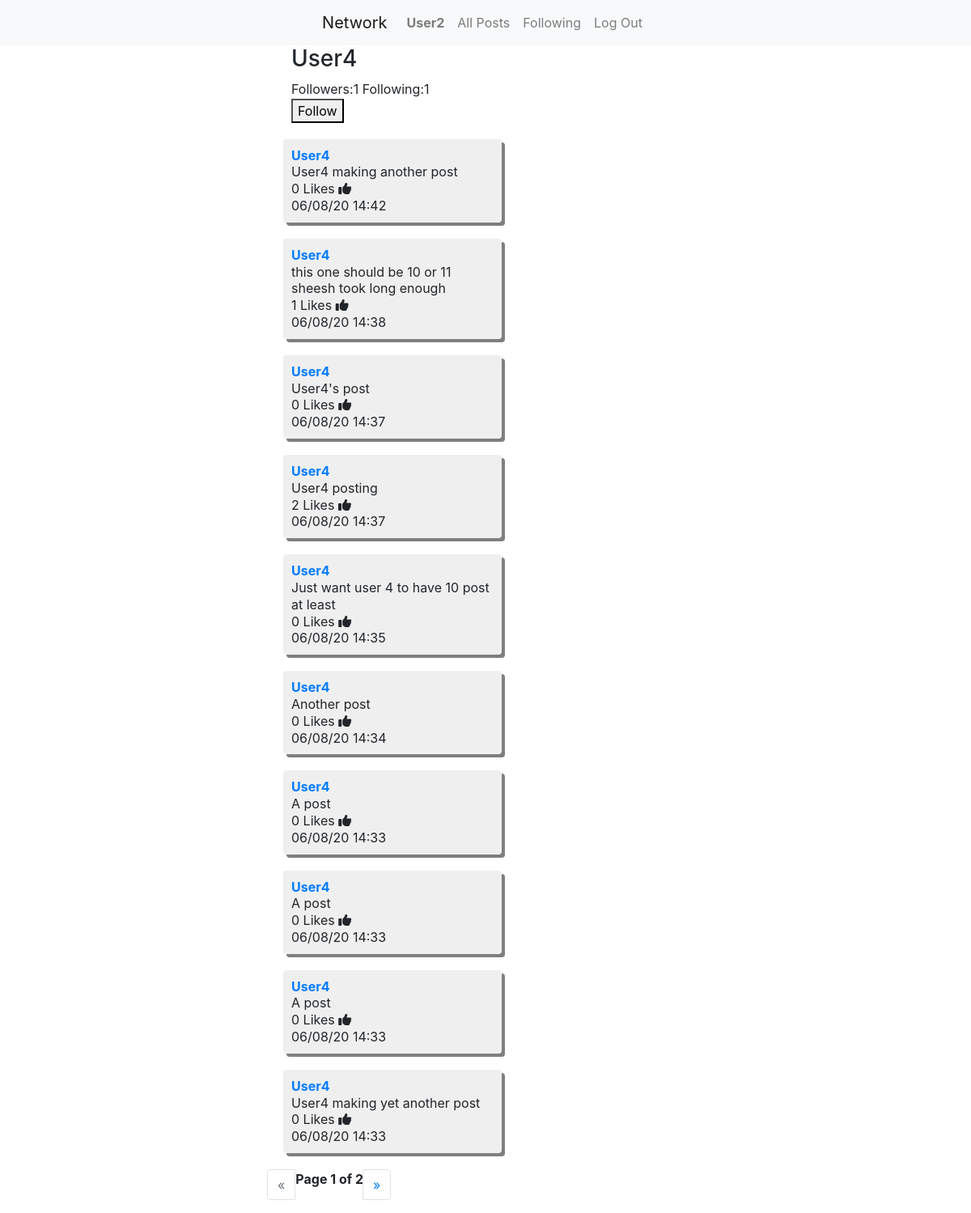
The page /User4 (signed in) on the database its author committed.
### network/models.py (models this page shows, shortened)
class User(AbstractUser):
    pass

class Post(models.Model):
    user = models.ForeignKey(User, on_delete=models.CASCADE, related_name="auth")
    post = models.CharField(max_length = 140)
    likes = models.IntegerField(default=0, blank=True, null=True)
    time = models.CharField(max_length = 40, null=True)
    class Meta:
        ordering = ['-time']

### network/views.py (the view, shortened to what this page needs)
# urls.py: path("<str:username>", views.profile, name="profile"),
def profile(request, username):
    username = get_object_or_404(User, username=username)
    current_user = request.user
    current_user_following = username.user_following.filter(user_followed=current_user).exists()
    if current_user == username:
        user_self = True
    else:
        user_self = False
    if current_user_following:
        print(current_user, ' follows ', username, '?: ', current_user_following)
        follow_status = "Unfollow"
    else:
        print(current_user, ' follows ', username, '?: ', current_user_following)
        follow_status = "Follow"
    posts = Post.objects.filter(user_id=username).order_by('-id')
    paginator = Paginator(posts, 10)
    page = request.GET.get('page')
    posts = paginator.get_page(page)
    followers = username.user_following.all().count()
    following = username.user_followed.all().count()
    return render(request, "network/profile.html", {
    "username": username,
    "posts": posts,
    "follow_status": follow_status,
    "followers": followers,
    "following": following,
    "user_self": user_self
    })

### network/templates/network/profile.html (shortened to what this page needs)
{% extends "network/layout.html" %}
{% block body %}
{% if user.is_authenticated %}
<div class="top">
  <h3>{{ username }}</h3>
  Followers:{{ followers }}
  Following:{{ following }}
  {% if user_self == True %}
  <form class="follow" action="" method="post">
    <button type="submit" name="button"disabled>Follow</button>
    <input type="hidden" name="" value="follow_form">
    {% csrf_token %}
  </form>
  {% elif user_self == False %}
  <form class="follow" action="" method="post">
    <button type="submit" name="button">{{ follow_status }}</button>
  </form>
    {% endif %}
</div>
<div class="container">
  <div class="row justify-content-center">
    <div class="col-md-6">
      {% for post in posts %}
      <div class="post">
        <a href="{% url 'profile' username=post.user %}"><strong>{{ post.user }}</strong></a>
        <br>
        <div class="post-text"name=post>
          {{ post.post }}
          <br>
        </div>
        <div class="like">
          {{ post.likes }} Likes
          <a class="likes fas fa-thumbs-up"id="{{ post.id }}"></a>
        </div>
        {{ post.time }}
        </div>
      {% endfor %}
    </div>
  </div>
</div>
{% endif %}
{% endblock %}

### network/templates/network/layout.html (shortened to what this page needs)
{% load static %}
<!DOCTYPE html>
<html lang="en">
    <head>
        <link rel="stylesheet" href="https://stackpath.bootstrapcdn.com/bootstrap/4.4.1/css/bootstrap.min.css">
        <link href="{% static 'network/styles.css' %}" rel="stylesheet">
    </head>
    <body>
        <nav class="navbar navbar-expand-lg navbar-light bg-light justify-content-center">
            <a class="navbar-brand" href="#">Network</a>
            <div>
              <ul class="navbar-nav mr-auto">
                {% if user.is_authenticated %}
                    <li class="nav-item">
                        <a class="nav-link" href="{{ user.username }}"><strong>{{ user.username }}</strong></a>
                    </li>
                {% endif %}
                <li class="nav-item">
                  <a class="nav-link" href="{% url 'index' %}">All Posts</a>
                </li>
                {% if user.is_authenticated %}
                    <li class="nav-item">
                        <a class="nav-link" href="{% url 'following' %}">Following</a>
                    </li>
                    <li class="nav-item">
                        <a class="nav-link" href="{% url 'logout' %}">Log Out</a>
                    </li>
                {% endif %}
              </ul>
            </div>
          </nav>
        <div class="body">
            {% block body %}
            {% endblock %}
            {% if user.is_authenticated %}
            {% if posts %}
            <div class="container">
              <div class="row justify-content-center">
                <div class="col-md-6">
                  <nav aria-label="Page navigation">
                    <ul class="pagination">
                      {% if posts.has_previous %}
                      <li class="page-item">
                      <a class="page-link " href="?page={{ posts.previous_page_number }}" aria-label="Previous">
                      {% else %}
                      <li class="page-item disabled">
                      <a class="page-link " href="" aria-label="Previous">
                      {% endif %}
                        <span aria-hidden="true">&laquo;</span>
                      </a>
                    </li>
                    <strong>Page {{ posts.number }} of {{ posts.paginator.num_pages }}</strong>
                    {% if posts.has_next %}
                    <li class="page-item">
                      <a class="page-link" href="?page={{ posts.next_page_number }}" aria-label="Next">
                    {% else %}
                    <li class="page-item disabled">
                      <a class="page-link" href="" aria-label="Next">
                    {% endif %}
                        <span aria-hidden="true">&raquo;</span>
                      </a>
                    </li>
                  </ul>
                </nav>
                </div>
              </div>
            </div>
        {% endif %}
        {% endif %}
        </div>
    </body>
</html>

### network/static/network/styles.css (style rules this page uses)
.post { background: #efefef; border-radius: 4px; line-height: 1.3; margin: 20px; width: 50%; padding: 10px; box-shadow: 4px 4px 0 rgba(0, 0, 0, 0.5); }
.likes { cursor: pointer; }
.top { margin-left: 30%; }

### rows shown on the page
User: username "User2"
User: username "User4"
Post: user "User4", post "User4 making another post", likes "0", time "06/08/20 14:42"
Post: user "User4", post "this one should be 10 or 11 sheesh took long enough", likes "1", time "06/08/20 14:38"
Post: user "User4", post "User4's post", likes "0", time "06/08/20 14:37"
Post: user "User4", post "User4 posting", likes "2", time "06/08/20 14:37"
Post: user "User4", post "Just want user 4 to have 10 post at least", likes "0", time "06/08/20 14:35"
Post: user "User4", post "Another post", likes "0", time "06/08/20 14:34"
Post: user "User4", post "A post", likes "0", time "06/08/20 14:33"
Post: user "User4", post "A post", likes "0", time "06/08/20 14:33"
Post: user "User4", post "A post", likes "0", time "06/08/20 14:33"
Post: user "User4", post "User4 making yet another post", likes "0", time "06/08/20 14:33"

### other values the page prints
{{ followers }} "1"
{{ following }} "1"
{{ follow_status }} "Follow"
{{ posts.number }} "1"
{{ posts.paginator.num_pages }} "2"
